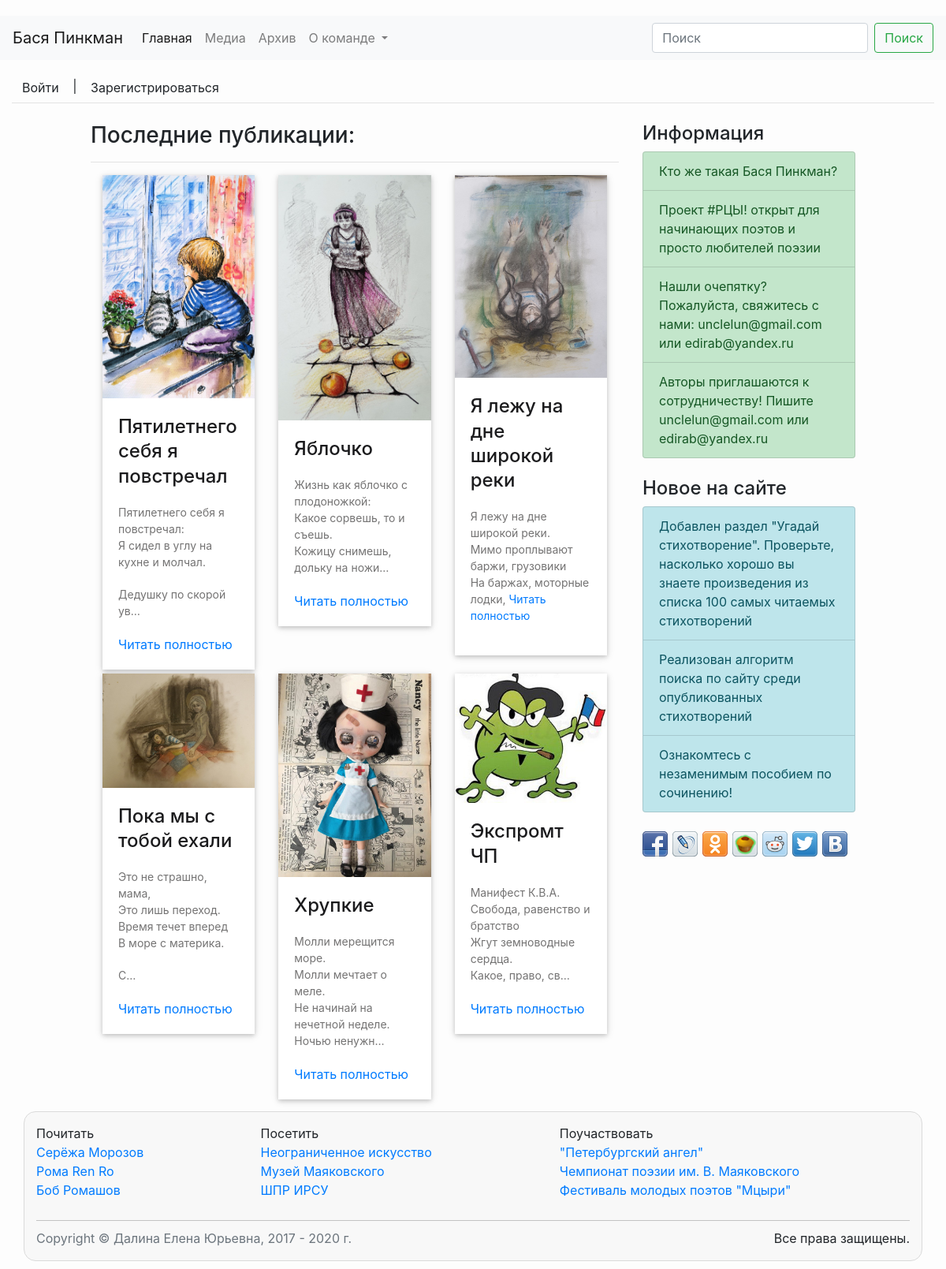
The app's page /poetry/, older data.
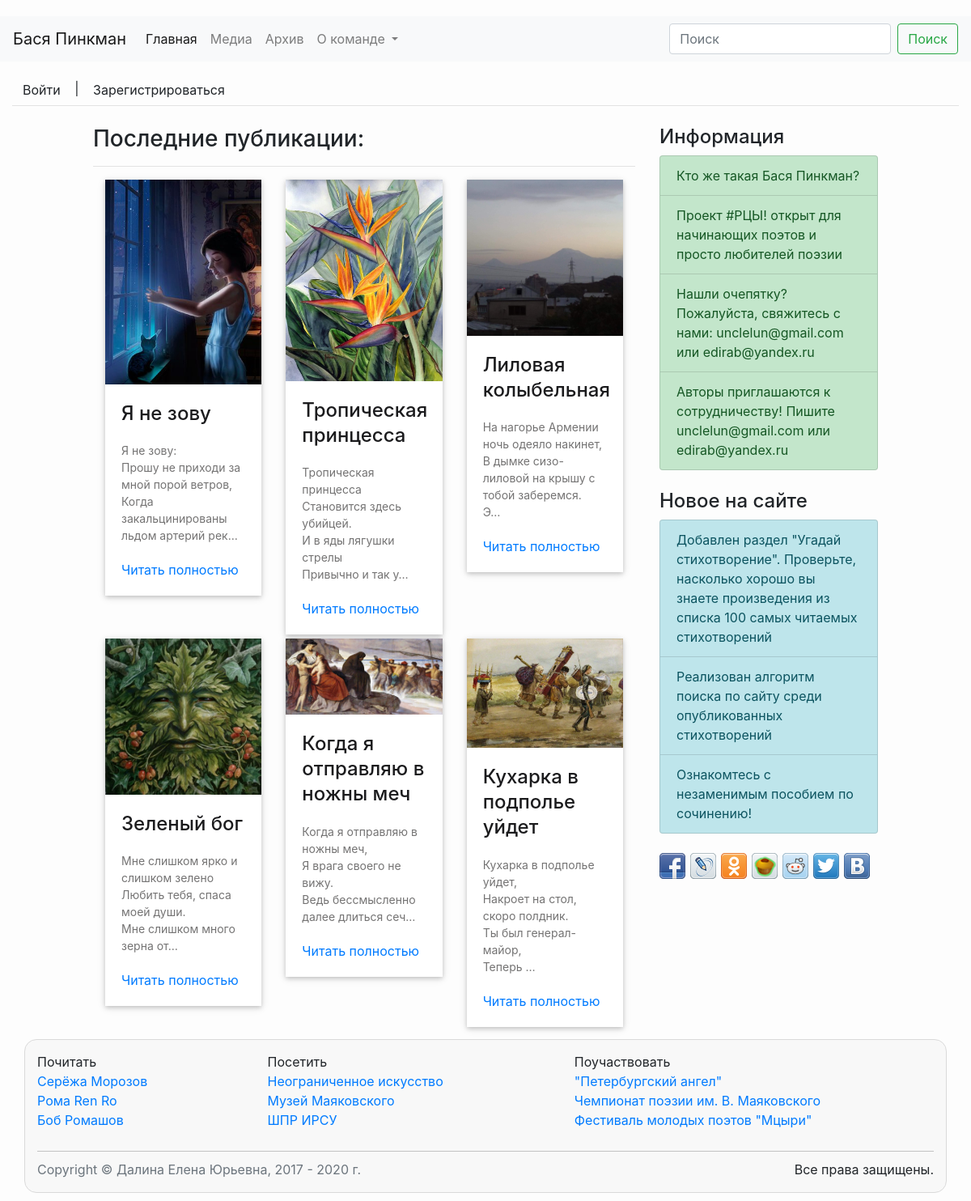
The same page, newer data.
### poetry/models.py (models this page shows, shortened)
class Poem(models.Model):
    title = models.CharField(max_length=100)
    text = models.TextField()
    image = models.ImageField(default='default.jpg', upload_to='img/')
    date_added = models.DateTimeField(auto_now_add=True)

class sideBarInfo(models.Model):
    is_active = models.BooleanField(default=True)
    text = models.CharField(max_length=512)
    link = models.CharField(max_length=512, default=None)
    date_added = models.DateTimeField(default=timezone.now())
    priority = models.IntegerField(default=0)

### poetry/views.py (the view)
# urls.py: path('', index),
def index(request):
    latestPoems = Poem.objects.order_by('-date_added')[:6]
    sideBarElems = sideBar()
    context = {"latestPoems": latestPoems,
               "sideBarElems": sideBarElems}
    return render(request, 'poetry/index.html', context)

### poetry/views.py (called while the page is built)
def sideBar():
    sideBarElements = sideBarInfo.objects.filter(is_active=True).order_by('-priority')
    return sideBarElements

### poetry/templates/poetry/index.html (shortened to what this page needs)
{% extends "poetry/base.html" %}
{% block content %}
    <div class="col-12 col-sm-12 col-md-12 col-lg-11 col-xl-7">
    <h3>Последние публикации: </h3>
    <hr/>
    {% include 'poetry/cards_for_main.html' %}
    </div>
    <div class="col-12 col-sm-12 col-md-10 col-lg-8 col-xl-3">
        {% include 'poetry/../sidebarInfo.html' %}
        <br/>
        {% include 'poetry/../sidebarAdds.html' %}
        <br/>
        <div class="socialButtons "></div>
    </div>
{% endblock content %}

### poetry/templates/poetry/cards_for_main.html
{% block cards %}
{% load static %}
<section class="details-card">
    <div class="container">
        <div class="row">
            {% for poem in latestPoems %}
                <div class="col-12 col-sm-6 col-md-6 col-lg-4">
                    <div class="card-content">
                        <div class="card-img">
                            <a href="{{ poem.id }}">
                                <img src = "{{ poem.image.url }}" alt = "">
                            </a>
                        </div>
                        <div class="card-desc">
                            <h3>{{ poem.title }}</h3>
                            <p>{{ poem.text |  linebreaks | truncatechars:100 }}</p>
                            <a href="{{ poem.id }}">Читать полностью</a>
                        </div>
                    </div>
                </div>
            {% endfor %}
        </div>
    </div>
</section>
{% endblock cards %}

### poetry/templates/sidebarInfo.html
       <h4 class="page-header">Информация</h4>
       <ul class="list-group">
           {% for elem in sideBarElems %}
               <a href="{{ elem.link }}" class="list-group-item list-group-item-success">{{ elem.text }}</a>
           {% empty %}
               <a href="#" class="list-group-item list-group-item-info"> Пока что ничего важного не случилось...</a>
           {% endfor %}
       </ul>

Row changes from the older to the newer data that the page shows:
no longer on this page (row edited): Poem: image (picture), title "Пятилетнего себя я повстречал", text "Пятилетнего себя я повстречал: Я сидел в углу на кухне и молчал. Дедушку по скорой ув…"
no longer on this page (row edited): Poem: image (picture), title "Яблочко", text "Жизнь как яблочко с плодоножкой: Какое сорвешь, то и съешь. Кожицу снимешь, дольку на ножи…"
no longer on this page (row edited): Poem: image (picture), title "Я лежу на дне широкой реки", text "Я лежу на дне широкой реки. Мимо проплывают баржи, грузовики На баржах, моторные лодки,"
no longer on this page (row edited): Poem: image (picture), title "Пока мы с тобой ехали", text "Это не страшно, мама, Это лишь переход. Время течет вперед В море с материка. С…"
no longer on this page (row edited): Poem: image (picture), title "Хрупкие", text "Молли мерещится море. Молли мечтает о меле. Не начинай на нечетной неделе. Ночью ненужн…"
no longer on this page (row unchanged): Poem: image (picture), title "Экспромт ЧП", text "Манифест К.В.А. Свобода, равенство и братство Жгут земноводные сердца. Какое, право, св…"
added Poem: image (picture), title "Я не зову", text "Я не зову: Прошу не приходи за мной порой ветров, Когда закальцинированы льдом артерий рек…"
added Poem: image (picture), title "Тропическая принцесса", text "Тропическая принцесса Становится здесь убийцей. И в яды лягушки стрелы Привычно и так у…"
added Poem: image (picture), title "Лиловая колыбельная", text "На нагорье Армении ночь одеяло накинет, В дымке сизо-лиловой на крышу с тобой заберемся. Э…"
added Poem: image (picture), title "Зеленый бог", text "Мне слишком ярко и слишком зелено Любить тебя, спаса моей души. Мне слишком много зерна от…"
added Poem: image (picture), title "Когда я отправляю в ножны меч", text "Когда я отправляю в ножны меч, Я врага своего не вижу. Ведь бессмысленно далее длиться сеч…"
added Poem: image (picture), title "Кухарка в подполье уйдет", text "Кухарка в подполье уйдет, Накроет на стол, скоро полдник. Ты был генерал-майор, Теперь …"
